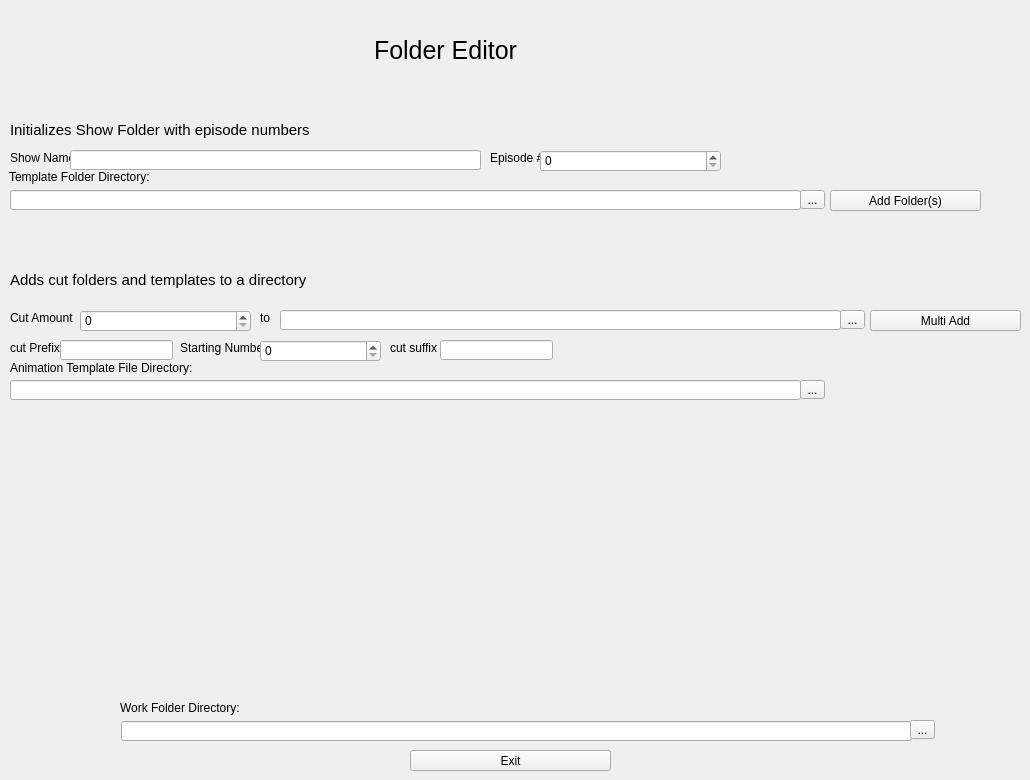
  <widget class="QWidget" name="centralwidget">
   <widget class="QWidget" name="verticalLayoutWidget">
    <property name="geometry">
     <rect>
      <x>170</x>
      <y>10</y>
      <width>551</width>
      <height>80</height>
     </rect>
    </property>
    <layout class="QVBoxLayout" name="verticalLayout">
     <item alignment="Qt::AlignHCenter">
      <widget class="QLabel" name="label">
       <property name="font">
        <font>
         <pointsize>19</pointsize>
        </font>
       </property>
       <property name="text">
        <string>Folder Editor</string>
       </property>
      </widget>
     </item>
    </layout>
   </widget>
   <widget class="QLabel" name="label_2">
    <property name="geometry">
     <rect>
      <x>10</x>
      <y>310</y>
      <width>111</width>
      <height>16</height>
     </rect>
    </property>
    <property name="text">
     <string>Cut Amount</string>
    </property>
   </widget>
   <widget class="QSpinBox" name="cutAmount">
    <property name="geometry">
     <rect>
      <x>80</x>
      <y>310</y>
      <width>171</width>
      <height>22</height>
     </rect>
    </property>
   </widget>
   <widget class="QToolButton" name="openDirectoryBtn_3">
    <property name="geometry">
     <rect>
      <x>840</x>
      <y>310</y>
      <width>25</width>
      <height>19</height>
     </rect>
    </property>
    <property name="text">
     <string>...</string>
    </property>
   </widget>
   <widget class="QLineEdit" name="directoryEntry_3">
    <property name="geometry">
     <rect>
      <x>280</x>
      <y>310</y>
      <width>561</width>
      <height>20</height>
     </rect>
    </property>
   </widget>
   <widget class="QPushButton" name="saveCurrent">
    <property name="geometry">
     <rect>
      <x>410</x>
      <y>750</y>
      <width>201</width>
      <height>21</height>
     </rect>
    </property>
    <property name="text">
     <string>Exit</string>
    </property>
   </widget>
   <widget class="QLabel" name="label_6">
    <property name="geometry">
     <rect>
      <x>260</x>
      <y>310</y>
      <width>111</width>
      <height>16</height>
     </rect>
    </property>
    <property name="text">
     <string>to</string>
    </property>
   </widget>
   <widget class="QWidget" name="fileViewerContainer" native="true">
    <property name="geometry">
     <rect>
      <x>20</x>
      <y>450</y>
      <width>961</width>
      <height>241</height>
     </rect>
    </property>
   </widget>
   <widget class="QToolButton" name="openDirectoryBtn_2">
    <property name="geometry">
     <rect>
      <x>800</x>
      <y>190</y>
      <width>25</width>
      <height>19</height>
     </rect>
    </property>
    <property name="text">
     <string>...</string>
    </property>
   </widget>
   <widget class="QLabel" name="directoryLabel_2">
    <property name="geometry">
     <rect>
      <x>9</x>
      <y>169</y>
      <width>811</width>
      <height>16</height>
     </rect>
    </property>
    <property name="text">
     <string>Template Folder Directory:</string>
    </property>
   </widget>
   <widget class="QLineEdit" name="directoryEntry">
    <property name="geometry">
     <rect>
      <x>121</x>
      <y>721</y>
      <width>791</width>
      <height>20</height>
     </rect>
    </property>
   </widget>
   <widget class="QLabel" name="directoryLabel">
    <property name="geometry">
     <rect>
      <x>120</x>
      <y>700</y>
      <width>811</width>
      <height>16</height>
     </rect>
    </property>
    <property name="text">
     <string>Work Folder Directory:</string>
    </property>
   </widget>
   <widget class="QLineEdit" name="directoryEntry_2">
    <property name="geometry">
     <rect>
      <x>10</x>
      <y>190</y>
      <width>791</width>
      <height>20</height>
     </rect>
    </property>
    <property name="text">
     <string/>
    </property>
   </widget>
   <widget class="QToolButton" name="openDirectoryBtn">
    <property name="geometry">
     <rect>
      <x>910</x>
      <y>720</y>
      <width>25</width>
      <height>19</height>
     </rect>
    </property>
    <property name="text">
     <string>...</string>
    </property>
   </widget>
   <widget class="QPushButton" name="multiFolderAdd">
    <property name="geometry">
     <rect>
      <x>870</x>
      <y>310</y>
      <width>151</width>
      <height>21</height>
     </rect>
    </property>
    <property name="text">
     <string>Multi Add</string>
    </property>
   </widget>
   <widget class="QLabel" name="label_3">
    <property name="geometry">
     <rect>
      <x>180</x>
      <y>340</y>
      <width>111</width>
      <height>16</height>
     </rect>
    </property>
    <property name="text">
     <string>Starting Number</string>
    </property>
   </widget>
   <widget class="QPushButton" name="addFolderBtn">
    <property name="geometry">
     <rect>
      <x>830</x>
      <y>190</y>
      <width>151</width>
      <height>21</height>
     </rect>
    </property>
    <property name="text">
     <string>Add Folder(s)</string>
    </property>
   </widget>
   <widget class="QSpinBox" name="startingFolderNum">
    <property name="geometry">
     <rect>
      <x>260</x>
      <y>340</y>
      <width>121</width>
      <height>22</height>
     </rect>
    </property>
    <property name="maximum">
     <number>2000</number>
    </property>
   </widget>
   <widget class="QLineEdit" name="cutPrefix">
    <property name="geometry">
     <rect>
      <x>60</x>
      <y>340</y>
      <width>113</width>
      <height>20</height>
     </rect>
    </property>
   </widget>
   <widget class="QLabel" name="label_4">
    <property name="geometry">
     <rect>
      <x>10</x>
      <y>340</y>
      <width>61</width>
      <height>16</height>
     </rect>
    </property>
    <property name="text">
     <string>cut Prefix</string>
    </property>
   </widget>
   <widget class="QLabel" name="label_5">
    <property name="geometry">
     <rect>
      <x>390</x>
      <y>340</y>
      <width>61</width>
      <height>16</height>
     </rect>
    </property>
    <property name="text">
     <string>cut suffix</string>
    </property>
   </widget>
   <widget class="QLineEdit" name="cutSuffix">
    <property name="geometry">
     <rect>
      <x>440</x>
      <y>340</y>
      <width>113</width>
      <height>20</height>
     </rect>
    </property>
   </widget>
   <widget class="QLabel" name="label_7">
    <property name="geometry">
     <rect>
      <x>10</x>
      <y>150</y>
      <width>71</width>
      <height>16</height>
     </rect>
    </property>
    <property name="text">
     <string>Show Name</string>
    </property>
   </widget>
   <widget class="QLineEdit" name="showName">
    <property name="geometry">
     <rect>
      <x>70</x>
      <y>150</y>
      <width>411</width>
      <height>20</height>
     </rect>
    </property>
   </widget>
   <widget class="QLabel" name="label_8">
    <property name="geometry">
     <rect>
      <x>490</x>
      <y>150</y>
      <width>71</width>
      <height>16</height>
     </rect>
    </property>
    <property name="text">
     <string>Episode #</string>
    </property>
   </widget>
   <widget class="QSpinBox" name="episodeNum">
    <property name="geometry">
     <rect>
      <x>540</x>
      <y>150</y>
      <width>181</width>
      <height>22</height>
     </rect>
    </property>
    <property name="maximum">
     <number>3000</number>
    </property>
   </widget>
   <widget class="QLineEdit" name="directoryEntry_4">
    <property name="geometry">
     <rect>
      <x>10</x>
      <y>380</y>
      <width>791</width>
      <height>20</height>
     </rect>
    </property>
    <property name="text">
     <string/>
    </property>
   </widget>
   <widget class="QToolButton" name="openDirectoryBtn_4">
    <property name="geometry">
     <rect>
      <x>800</x>
      <y>380</y>
      <width>25</width>
      <height>19</height>
     </rect>
    </property>
    <property name="text">
     <string>...</string>
    </property>
   </widget>
   <widget class="QLabel" name="directoryLabel_3">
    <property name="geometry">
     <rect>
      <x>10</x>
      <y>360</y>
      <width>811</width>
      <height>16</height>
     </rect>
    </property>
    <property name="text">
     <string>Animation Template File Directory:</string>
    </property>
   </widget>
   <widget class="QLabel" name="label_9">
    <property name="geometry">
     <rect>
      <x>10</x>
      <y>270</y>
      <width>771</width>
      <height>20</height>
     </rect>
    </property>
    <property name="font">
     <font>
      <pointsize>11</pointsize>
     </font>
    </property>
    <property name="text">
     <string>Adds cut folders and templates to a directory</string>
    </property>
   </widget>
   <widget class="QLabel" name="label_10">
    <property name="geometry">
     <rect>
      <x>10</x>
      <y>120</y>
      <width>771</width>
      <height>20</height>
     </rect>
    </property>
    <property name="font">
     <font>
      <pointsize>11</pointsize>
     </font>
    </property>
    <property name="text">
     <string>Initializes Show Folder with episode numbers</string>
    </property>
   </widget>
  </widget>
